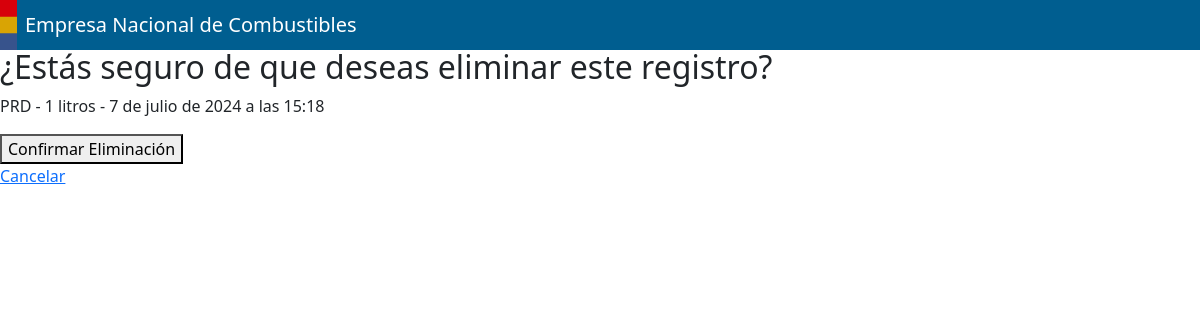
/eliminarRegistro/13/, run on the app's committed database.
### core/models.py (models this page shows, shortened)
class combustible(models.Model):
    codigo = models.ForeignKey(codigoPlanta, on_delete=models.CASCADE)
    producto = models.ForeignKey(producto, on_delete=models.CASCADE)
    litros = models.IntegerField()
    fecha_hora = models.DateTimeField(auto_now_add=True)
    fecha_modificacion = models.DateTimeField(auto_now_add=True)
    usuario_modificador = models.ForeignKey(User, on_delete=models.SET_NULL, null=True, blank=True, related_name='modificaciones')
    eliminado = models.BooleanField(default=False)
    operario = models.ForeignKey(User, on_delete=models.CASCADE)
    turno = models.CharField(
        max_length=2,
        choices=TURNO_CHOICES,
        default='-'
    )

class codigoPlanta(models.Model):
    clave = models.CharField(max_length=3, unique=True)
    descripcion = models.CharField(max_length=100)
    productos = models.ManyToManyField(producto, related_name='codigos')
    def __str__(self):
        return self.clave

### core/views.py (the view)
# urls.py: path('eliminarRegistro/<int:pk>/', views.eliminar_registro, name='eliminar_registro'),
def eliminar_registro(request, pk):
    registro = get_object_or_404(combustible, pk=pk)
    if request.method == 'POST':
        registro.eliminar()  # Llamar al método de eliminación lógica
        registro.fecha_modificacion = timezone.now()
        registro.usuario_modificador = request.user
        registro.save()
        return redirect('listar_registros')
    context = {
        'registro': registro
    }
    return render(request, 'core/eliminarRegistro.html', context)

### core/templates/core/eliminarRegistro.html (shortened to what this page needs)
{% extends 'core/base.html' %}
{% load static %}
{% block content %}
<br><br>
<body>
    <h2>¿Estás seguro de que deseas eliminar este registro?</h2>
    <p>{{ registro.codigo }} - {{ registro.litros }} litros - {{ registro.fecha_hora }}</p>
    <form action="{% url 'eliminar_registro' registro.pk %}" method="post">
        <button type="submit">Confirmar Eliminación</button>
    </form>
    <a href="{% url 'home' %}">Cancelar</a>
</body>
</html>
{% endblock %}

### data on the page
combustible: codigo "PRD", litros "1", fecha_hora "7 de julio de 2024 a las 15:18"
